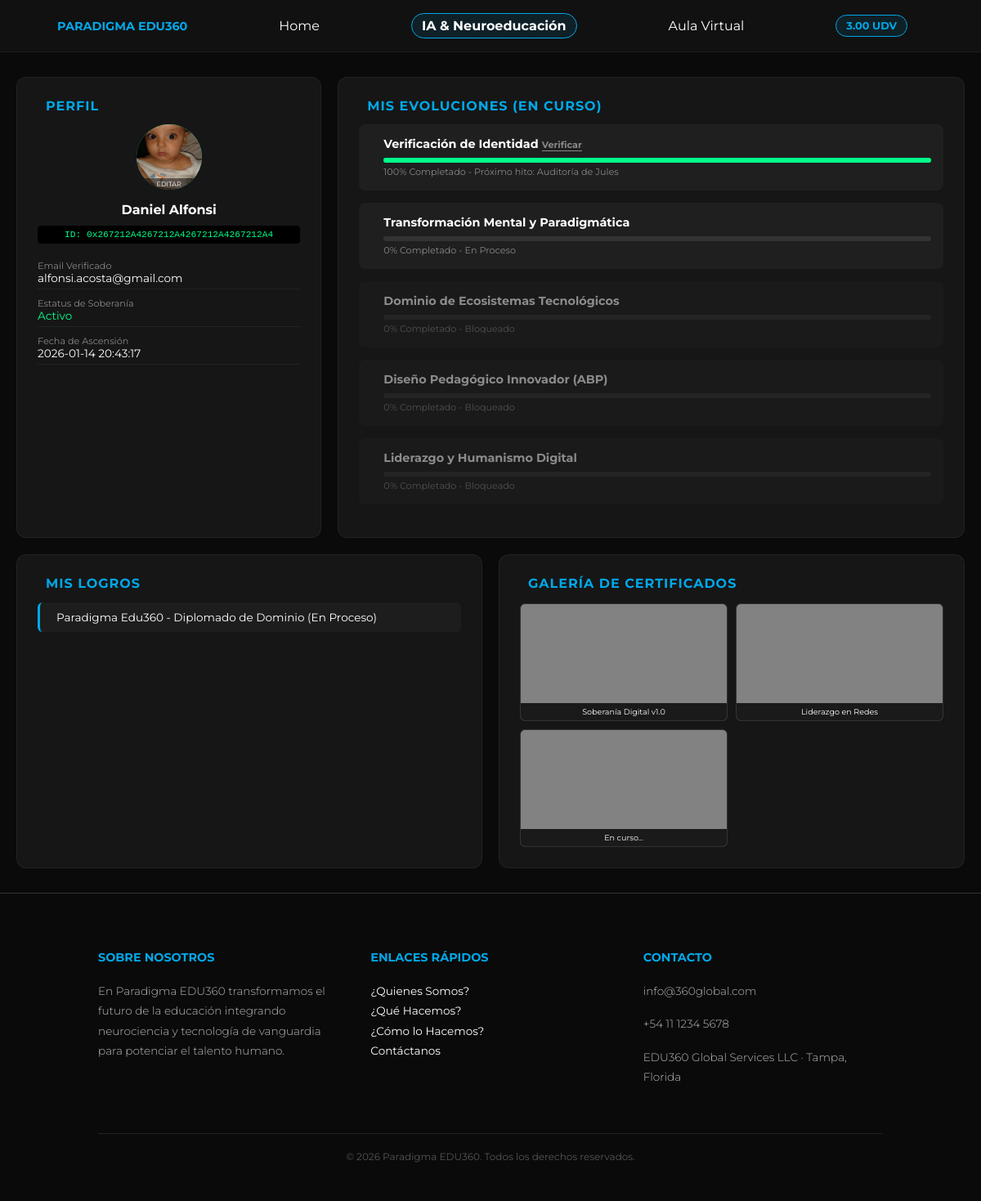
The page /mipanel (signed in) on the database its author committed.
### tables this page shows
CREATE TABLE IF NOT EXISTS `evolucionadores` (
  `id_evolucionador` int(11) NOT NULL AUTO_INCREMENT,
  `hash_identidad` text NOT NULL,
  `nombre_completo` varchar(150) NOT NULL,
  `email_verificado` varchar(100) NOT NULL,
  `estatus_soberania` enum('Activo','En Consolidación','Suspendido') DEFAULT 'Activo',
  `total_udv_acumuladas` decimal(10,2) DEFAULT 0.00,
  `creado_at` timestamp NULL DEFAULT current_timestamp(),
  `password` text DEFAULT NULL,
  `foto` varchar(255) DEFAULT NULL,
  `verificado` int(11) NOT NULL DEFAULT 0,
  PRIMARY KEY (`id_evolucionador`),
  UNIQUE KEY `email_verificado` (`email_verificado`)
);

CREATE TABLE IF NOT EXISTS `artefactos_dominio` (
  `id_artefacto` int(11) NOT NULL AUTO_INCREMENT,
  `nombre` varchar(255) NOT NULL,
  `url_vault` varchar(255) NOT NULL,
  `nivel_trayectoria` varchar(255) NOT NULL,
  `densidad_cognitiva_udv` int(11) NOT NULL DEFAULT 0,
  `naturaleza_validacion` varchar(255) NOT NULL,
  PRIMARY KEY (`id_artefacto`)
);

CREATE TABLE IF NOT EXISTS `artefactos_metas` (
  `id` int(11) NOT NULL AUTO_INCREMENT,
  `id_artefacto` int(11) NOT NULL DEFAULT 0,
  `position` int(11) DEFAULT NULL,
  `meta` varchar(255) DEFAULT NULL,
  `descripcion` varchar(255) DEFAULT NULL,
  `objetivo` varchar(255) DEFAULT NULL,
  `valor_udv` decimal(10,2) NOT NULL DEFAULT 0.00,
  PRIMARY KEY (`id`),
  KEY `id_artefacto` (`id_artefacto`),
  CONSTRAINT `FK__artefactos_dominio` FOREIGN KEY (`id_artefacto`) REFERENCES `artefactos_dominio` (`id_artefacto`) ON DELETE NO ACTION ON UPDATE NO ACTION
);

CREATE TABLE IF NOT EXISTS `nodos_activos` (
  `id` int(11) NOT NULL AUTO_INCREMENT,
  `id_evolucionador` int(11) NOT NULL,
  `stripe_session_id` varchar(255) NOT NULL,
  `monto` decimal(10,2) NOT NULL,
  `estatus` varchar(50) NOT NULL DEFAULT 'Activado',
  `fecha_activacion` timestamp NOT NULL DEFAULT current_timestamp(),
  `fecha_expiracion` timestamp NULL DEFAULT NULL,
  `id_artefacto` int(11) DEFAULT 1,
  PRIMARY KEY (`id`),
  UNIQUE KEY `unique_session` (`stripe_session_id`),
  KEY `idx_evolucionador` (`id_evolucionador`),
  CONSTRAINT `fk_nodos_evolucionador` FOREIGN KEY (`id_evolucionador`) REFERENCES `evolucionadores` (`id_evolucionador`) ON DELETE CASCADE ON UPDATE CASCADE
);

### src/Controllers/PanelController.php (called while the page is built, shortened)
<?php
class PanelController
{
    public function index()
    {
        require_once __DIR__ . '/../../views/mipanel/index.php';
    }
}

### src/helpers.php (called while the page is built, shortened)
<?php
if (!function_exists('base_url')) {
    function base_url($path = '') {
        $base = rtrim($_ENV['HOST'] ?? $_ENV['BASE_URL'], '/');
        return $base . '/' . ltrim($path, '/');
    }
}
if (!function_exists('css')) {
    function css($path) {
        return base_url('public/assets/css/' . ltrim($path, '/'));
    }
}

### config/DataBase.php (called while the page is built, shortened)
<?php
class Database {
    private $charset = 'utf8mb4';
    private $conn;
    public function __construct() {
        $this->db_name = $_ENV['DB_NAME'];
        $this->host = $_ENV['DB_HOST'];
        $this->username = $_ENV['DB_USER'];
        $this->password = $_ENV['DB_PASS'];
        $dsn = "mysql:host={$this->host};dbname={$this->db_name};charset={$this->charset}";
        $options = [
            PDO::ATTR_ERRMODE => PDO::ERRMODE_EXCEPTION,
            PDO::ATTR_DEFAULT_FETCH_MODE => PDO::FETCH_ASSOC,
            PDO::ATTR_EMULATE_PREPARES => false,
        ];
        try {
            $this->conn = new PDO($dsn, $this->username, $this->password, $options);
        } catch (PDOException $e) {
            die('Connection failed: ' . $e->getMessage());
        }
    }
    public function executeQuery($query, $params = []) {
        try {
            $this->stmt = $this->conn->prepare($query);
            $this->stmt->execute($params);
            return $this->stmt;
        } catch (PDOException $e) {
            error_log("Error al ejecutar la consulta: " . $e->getMessage() . " - Query: " . $query);
            return false;
        }
    }
    public function sqlconector($consulta, $params = []) {
        return $this->executeQuery($consulta, $params);
    }
    public function row_sqlconector($consulta, $params = []) {
        $stmt = $this->sqlconector($consulta, $params);
        return $stmt ? $stmt->fetch() : null;
    }
    public function array_sqlconector($consulta, $params = []) {
        $stmt = $this->sqlconector($consulta, $params);
        return $stmt ? $stmt->fetchAll() : [];
    }
}

### config/modulo.php (called while the page is built, shortened)
<?php
include_once 'DataBase.php';
class Modulo
{
    private $db;
    public function __construct()
    {
        $this->db = new Database();
    }
    public function getUser($usuario):array
    {
        $result = $this->db->row_sqlconector("select * from evolucionadores where email_verificado='$usuario'");
        return $result;
    }
}

### src/Controllers/NeuroEducacionController.php (called while the page is built, shortened)
<?php
class NeuroEducacionController
{
    private $db;
    public function __construct()
    {
        $this->db = new Database();
    }
    public function artefactoActivo($id_evolucionador)
    {
        $artefacto = $this->nodoActivo($id_evolucionador)['id_artefacto'];
        $artefactoActivo = $this->db->row_sqlconector("SELECT * FROM artefactos_dominio WHERE id_artefacto = $artefacto");
        return $artefactoActivo;
    }
    public function nodoActivo($id_evolucionador)
    {
        $nodoActivo = $this->db->row_sqlconector("SELECT * FROM nodos_activos WHERE estatus = 'Activado' AND id_evolucionador = $id_evolucionador");
        return $nodoActivo;
    }
    public function logrosEvolucionador($id_evolucionador): array
    {
        $sql = "SELECT n.*, a.nombre, a.nivel_trayectoria
                FROM nodos_activos n
                JOIN artefactos_dominio a ON n.id_artefacto = a.id_artefacto
                WHERE n.id_evolucionador = $id_evolucionador";
        return $this->db->array_sqlconector($sql);
    }
    public function misEvoluciones($id_evolucionador): array
    {
        $sqlNodo = "SELECT id_artefacto FROM nodos_activos WHERE id_evolucionador = $id_evolucionador AND estatus = 'Activado' LIMIT 1";
        $nodo = $this->db->row_sqlconector($sqlNodo);
        $id_artefacto = $nodo['id_artefacto'];
        $sqlMetas = "SELECT * FROM artefactos_metas WHERE id_artefacto = $id_artefacto ORDER BY position ASC";
        $metas = $this->db->array_sqlconector($sqlMetas);
        $sqlAudit = "SELECT * FROM audit_log_inquisidor WHERE id_evolucionador = $id_evolucionador AND id_artefacto = $id_artefacto";
        $audits = $this->db->array_sqlconector($sqlAudit);
        $auditMap = [];
        foreach ($audits as $audit) {
            $auditMap[$audit['id_artefacto_meta']] = $audit;
        }
        $results = [];
        foreach ($metas as $meta) {
            $metaId = $meta['id'];
            $audit = $auditMap[$metaId] ?? null;
            $status = 'Bloqueado';
            $progress = 0;
            $veredicto = 'En Desarrollo';
            if ($audit) {
                $veredicto = $audit['veredicto'];
                $udv = $audit['udv_otorgadas'];
                $target = $meta['valor_udv'];
                $progress = ($target > 0) ? min(100, ($udv / $target) * 100) : 0;
                $status = ($veredicto === 'Acuñado') ? 'Culminado' : 'En Proceso';
                if ($status === 'En Proceso') $foundCurrent = true;
            }
            $results[] = [
                'meta' => $meta['meta'],
                'descripcion' => $meta['descripcion'],
                'objetivo' => $meta['objetivo'],
                'status' => $status,
                'progress' => $progress,
                'veredicto' => $veredicto,
                'udv_otorgadas' => $audit ? $audit['udv_otorgadas'] : 0,
                'valor_udv' => $meta['valor_udv']
            ];
        }
        return $results;
    }
}

### views/mipanel/index.php (the view, shortened to what this page needs)
<?php
require_once __DIR__ . '/../../config/modulo.php';
$modulo = new Modulo();
$neuroEducacionController = new NeuroEducacionController();
$link = "pagos";
$caption = "Activar el Nodo";
$verificado = 0;
$user = $modulo->getUser($_SESSION['email']);
if($user['estatus_soberania'] == 'Activo'){
    $link = "neuroeducacion";
    $caption = "IA & Neuroeducación";
}
if($user['verificado'] == 1){
    $verificado = 100;
}
?>
<!DOCTYPE html>
<html lang="es">
<head>
    <link rel="stylesheet" href="<?php echo css('style.css'); ?>" />
    <link rel="stylesheet" href="<?php echo css('sweetalert2.css'); ?>" />
    </head>
<body>
    <header>
        <div class="logo" style="text-transform: uppercase;"><i class="fas fa-microchip"></i> <?php echo $neuroEducacionController->artefactoActivo($user['id_evolucionador'])['nombre']; ?></div>
        <div class="aula-counter">
            <a  style="text-decoration: none; color: white;" href="<?php echo base_url('/'); ?>">Home</a>
        </div>
        <div class="udv-counter">
            <a  style="text-decoration: none; color: white;" href="<?php echo base_url($link); ?>"><?php echo $caption; ?></a>
        </div>
        <div class="aula-counter">
            <a  style="text-decoration: none; color: white;" href="<?php echo base_url('aula'); ?>">Aula Virtual</a>
        </div>
        <div class="user-nav">
            <span class="udv-counter"><?php echo $user['total_udv_acumuladas']; ?> UDV</span>
        </div>
    </header>
    <main class="dashboard-container">
        <section class="block profile-block">
            <h2><i class="fas fa-id-card"></i> Perfil</h2>
            <div class="avatar-container" onclick="document.getElementById('file-upload').click();" style="cursor: pointer; overflow: hidden; position: relative;" title="Haz clic para cambiar foto">
                <?php if(!empty($user['foto'])): ?>
                    <img src="<?php echo base_url('public/users/'.$user['hash_identidad'].'/perfil/'.$user['foto']); ?>" style="width: 100%; height: 100%; object-fit: cover;">
                <?php else: ?>
                    <i class="fas fa-user-astronaut"></i>
                <?php endif; ?>
                <div style="position: absolute; bottom: 0; background: rgba(0,0,0,0.5); width: 100%; font-size: 0.5rem; padding: 2px 0;">EDITAR</div>
            </div>
            <strong><?php echo $user['nombre_completo']; ?></strong>
            <span class="user-hash">ID: <?php echo $user['hash_identidad']; ?></span>
            <div class="profile-data">
                <div class="data-item">
                    <label>Email Verificado</label>
                    <?php echo $user['email_verificado']; ?>
                </div>
                <div class="data-item">
                    <label>Estatus de Soberanía</label>
                    <span style="color: var(--cyber-green);"><?php echo $user['estatus_soberania']; ?></span>
                </div>
                <div class="data-item">
                    <label>Fecha de Ascensión</label>
                    <?php echo $user['creado_at']; ?>
                </div>
            </div>
        </section>
        <section class="block evolutions-block">
            <h2><i class="fas fa-dna"></i> Mis Evoluciones (En curso)</h2>
            <?php
            $evoluciones = $neuroEducacionController->misEvoluciones($user['id_evolucionador']);
            ?>
            <div class="evolution-item">
                <div class="evolution-info">
                    <h4>Verificación de Identidad
                        <span style="color: var(--text-muted); font-size: 0.7rem; cursor: pointer; border-bottom: 1px solid var(--text-muted);" onclick="verificarIdentidad('<?php if($user['verificado'] == 0){ echo $user['hash_identidad']; }else{echo 'verificado';}?>')">Verificar</span></h4>
                    <div class="progress-bar"><div class="progress-fill" style="width: <?php echo $verificado; ?>%;"></div></div>
                    <small style="color: var(--text-muted); font-size: 0.7rem;"><?php echo $verificado; ?>% Completado - Próximo hito: Auditoría de Jules</small>
                </div>
            </div>
            <?php
            if (empty($evoluciones)):
            ?>
            <div class="evolution-item" style="opacity: 0.5;">
                <div class="evolution-icon"><i class="fas fa-lock"></i></div>
                <div class="evolution-info">
                    <h4>Nodos de Aprendizaje</h4>
                    <small style="color: var(--text-muted); font-size: 0.7rem;">Activa un nodo para comenzar tu evolución.</small>
                </div>
            </div>
            <?php
            else:
                foreach($evoluciones as $evo):
                    $isLocked = ($evo['status'] === 'Bloqueado');
                    $isCulminado = ($evo['status'] === 'Culminado');
                    $color = $isCulminado ? 'var(--cyber-green)' : ($isLocked ? 'var(--text-muted)' : 'var(--primary-blue)');
            ?>
            <div class="evolution-item" style="<?php echo $isLocked ? 'opacity: 0.5;' : ''; ?>">
                <div class="evolution-info">
                    <h4><?php echo $evo['meta']; ?></h4>
                    <div class="progress-bar"><div class="progress-fill" style="width: <?php echo $evo['progress']; ?>%; background: <?php echo $color; ?>; box-shadow: 0 0 10px <?php echo $color; ?>;"></div></div>
                    <small style="color: var(--text-muted); font-size: 0.7rem;">
                        <?php echo round($evo['progress']); ?>% Completado - <?php echo $evo['status']; ?>
                    </small>
                </div>
            </div>
            <?php
                endforeach;
            endif;
            ?>
        </section>
        <section class="block achievements-block">
            <h2><i class="fas fa-trophy"></i> Mis Logros</h2>
            <?php
            $logros = $neuroEducacionController->logrosEvolucionador($user['id_evolucionador']);
            if (empty($logros)):
            ?>
            <div class="achievement-tag" style="border-left: 3px solid var(--text-muted);">
                <i class="fas fa-info-circle" style="color: var(--text-muted);"></i>
                <span>No hay logros registrados aún.</span>
            </div>
            <?php
            else:
                foreach($logros as $logro):
                    $isCulminado = ($logro['estatus'] == 'Culminado');
                    $statusLabel = $isCulminado ? 'Culminado' : 'En Proceso';
                    $borderStyle = $isCulminado ? 'border-left: 3px solid var(--cyber-green);' : 'border-left: 3px solid var(--primary-blue);';
            ?>
            <div class="achievement-tag" style="<?php echo $borderStyle; ?>">
                <span><?php echo $logro['nombre'] . ' - ' . $logro['nivel_trayectoria'] . ' (' . $statusLabel . ')'; ?></span>
            </div>
            <?php
                endforeach;
            endif;
            ?>
        </section>
        <section class="block certificates-block">
            <h2><i class="fas fa-file-contract"></i> Galería de Certificados</h2>
            <div class="cert-gallery">
                <div class="cert-thumb">
                    <img src="https://via.placeholder.com/300x180/111/00a8e8?text=Certificado+01" alt="Certificado">
                    <div class="overlay">Soberanía Digital v1.0</div>
                </div>
                <div class="cert-thumb">
                    <img src="https://via.placeholder.com/300x180/111/00ff88?text=Certificado+02" alt="Certificado">
                    <div class="overlay">Liderazgo en Redes</div>
                </div>
                <div class="cert-thumb">
                    <img src="https://via.placeholder.com/300x180/111/666?text=Proximamente" alt="Certificado">
                    <div class="overlay">En curso...</div>
                </div>
            </div>
        </section>
    </main>
<?php
require_once __DIR__ . '/../../views/layouts/footer.php';
?>

### rows shown on the page
evolucionadores: id_evolucionador.nombre "PARADIGMA EDU360", estatus_soberania "IA & Neuroeducación", total_udv_acumuladas "3.00", hash_identidad+foto (picture), nombre_completo "Daniel Alfonsi", hash_identidad "0x267212A4267212A4267212A4267212A4", email_verificado "alfonsi.acosta@gmail.com", estatus_soberania "Activo", creado_at "2026-01-14 20:43:17", verificado "100"
artefactos_metas: meta "Transformación Mental y Paradigmática", progress "0", status "En Proceso"
artefactos_metas: meta "Dominio de Ecosistemas Tecnológicos", progress "0", status "Bloqueado"
artefactos_metas: meta "Diseño Pedagógico Innovador (ABP)", progress "0", status "Bloqueado"
artefactos_metas: meta "Liderazgo y Humanismo Digital", progress "0", status "Bloqueado"
nodos_activos: id_artefacto.nombre "Paradigma Edu360", id_artefacto.nivel_trayectoria "Diplomado de Dominio", estatus "En Proceso"
